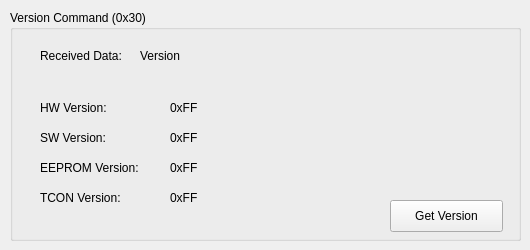
      <widget class="QWidget" name="tab_VersionCmd">
       <attribute name="title">
        <string>VersionCmd</string>
       </attribute>
       <widget class="QGroupBox" name="groupBox_4">
        <property name="geometry">
         <rect>
          <x>10</x>
          <y>10</y>
          <width>511</width>
          <height>231</height>
         </rect>
        </property>
        <property name="title">
         <string>Version Command (0x30)</string>
        </property>
        <widget class="QPushButton" name="GetVersion_Btn">
         <property name="geometry">
          <rect>
           <x>380</x>
           <y>190</y>
           <width>113</width>
           <height>32</height>
          </rect>
         </property>
         <property name="text">
          <string>Get Version</string>
         </property>
        </widget>
        <widget class="QLabel" name="label_versiondata">
         <property name="geometry">
          <rect>
           <x>130</x>
           <y>30</y>
           <width>361</width>
           <height>31</height>
          </rect>
         </property>
         <property name="text">
          <string>Version</string>
         </property>
        </widget>
        <widget class="QLabel" name="label_5">
         <property name="geometry">
          <rect>
           <x>30</x>
           <y>90</y>
           <width>91</width>
           <height>16</height>
          </rect>
         </property>
         <property name="text">
          <string>HW Version:</string>
         </property>
        </widget>
        <widget class="QLabel" name="label_6">
         <property name="geometry">
          <rect>
           <x>30</x>
           <y>120</y>
           <width>91</width>
           <height>16</height>
          </rect>
         </property>
         <property name="text">
          <string>SW Version:</string>
         </property>
        </widget>
        <widget class="QLabel" name="label_7">
         <property name="geometry">
          <rect>
           <x>30</x>
           <y>150</y>
           <width>121</width>
           <height>16</height>
          </rect>
         </property>
         <property name="text">
          <string>EEPROM Version:</string>
         </property>
        </widget>
        <widget class="QLabel" name="lable_HWVersion">
         <property name="geometry">
          <rect>
           <x>160</x>
           <y>90</y>
           <width>91</width>
           <height>16</height>
          </rect>
         </property>
         <property name="text">
          <string>0xFF</string>
         </property>
        </widget>
        <widget class="QLabel" name="lable_SWVersion">
         <property name="geometry">
          <rect>
           <x>160</x>
           <y>120</y>
           <width>91</width>
           <height>16</height>
          </rect>
         </property>
         <property name="text">
          <string>0xFF</string>
         </property>
        </widget>
        <widget class="QLabel" name="lable_EEPROMVersion">
         <property name="geometry">
          <rect>
           <x>160</x>
           <y>150</y>
           <width>91</width>
           <height>16</height>
          </rect>
         </property>
         <property name="text">
          <string>0xFF</string>
         </property>
        </widget>
        <widget class="QLabel" name="label_ID_received_2">
         <property name="geometry">
          <rect>
           <x>30</x>
           <y>30</y>
           <width>101</width>
           <height>31</height>
          </rect>
         </property>
         <property name="text">
          <string>Received Data:</string>
         </property>
        </widget>
        <widget class="QLabel" name="label_59">
         <property name="geometry">
          <rect>
           <x>30</x>
           <y>180</y>
           <width>121</width>
           <height>16</height>
          </rect>
         </property>
         <property name="text">
          <string>TCON Version:</string>
         </property>
        </widget>
        <widget class="QLabel" name="lable_TCONVersion">
         <property name="geometry">
          <rect>
           <x>160</x>
           <y>180</y>
           <width>91</width>
           <height>16</height>
          </rect>
         </property>
         <property name="text">
          <string>0xFF</string>
         </property>
        </widget>
       </widget>
      </widget>
